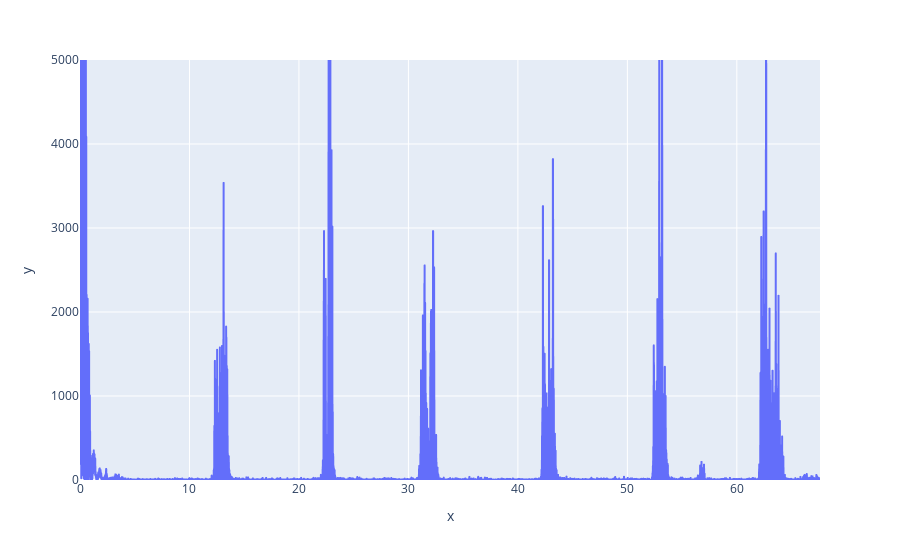

Write notebook code for a chart like this one.
### Code cell
# Square filtered data
x_filt = x_filt ** 2

# plot T and x_filt with plotly
import plotly.express as px

fig = px.line(x=T, y=x_filt)
# set y axis to range 0 - 50000
fig.update_yaxes(range=[0, 5000])
fig.show()

### Figure 1 — Plotly figure (JSON) as saved in the notebook; plotly's stock layout.template omitted (floating-point values rounded to 4 significant figures; data arrays with more than 128 entries replaced by an {"elided": "..."} marker saying what was removed)
{"data": [{"hovertemplate": "x=%{x}<br>y=%{y}<extra></extra>", "legendgroup": "", "line": {"color": "#636efa", "dash": "solid"}, "marker": {"symbol": "circle"}, "mode": "lines", "name": "", "showlegend": false, "type": "scattergl", "x": {"elided": "16900 float values"}, "xaxis": "x", "y": {"elided": "16900 float values"}, "yaxis": "y"}], "layout": {"legend": {"tracegroupgap": 0}, "margin": {"t": 60}, "xaxis": {"anchor": "y", "domain": [0, 1], "title": {"text": "x"}}, "yaxis": {"anchor": "x", "domain": [0, 1], "range": [0, 5000], "title": {"text": "y"}}}}
